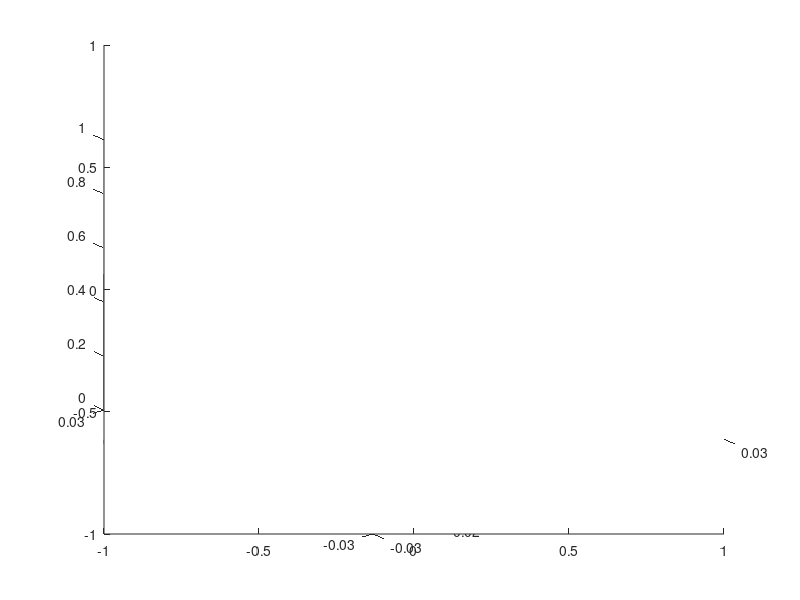

This chart was generated by the following MATLAB code: (Note: this script raises an error after producing the figure.)
hexDiam = 1;
sparDiam = 0.03;
figure(1); clf
[X,Y,Z] = cylinder(1,4);
s1=surf(sparDiam*X,sparDiam*Y,hexDiam*Z);
set(s1,'CData',ones(size(get(s1,'CData'))))
hold on
s2=surf(sparDiam*X,sparDiam*Y,hexDiam*Z);
s3=surf(sparDiam*X,sparDiam*Y,hexDiam*Z);



ax = axes;
s = hgtransform('Parent',ax);

 m = makehgtform('zrotate',pi/3);
 set(s,'Matrix',m)

axis equal

